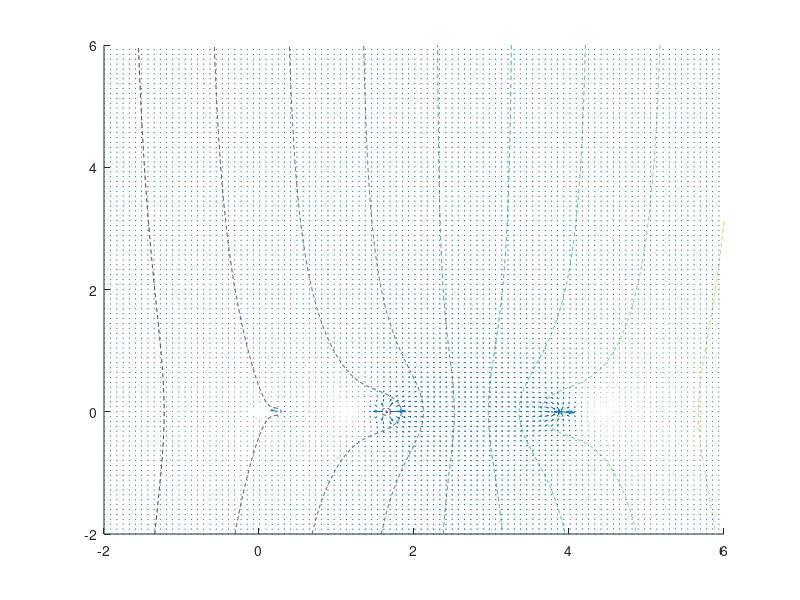

Recreate this plot in MATLAB. (Note: this script raises an error after producing the figure.)
%{
    modeling car as source + sink flow to see what the air is doing at
    location of crossbars. Taking that information and analyzing the Re at
    that location for the different levels of freestream velocity. Using
    this to find the CD and ultimately power required to move crossbars.

    You can run the whole script altogether but I would recomend running
    each section on their own. 
%}

clear
%% modeling car as source+sink potential flow
% These first lines of code were from the given code to plot the rankine
% oval using source and sinks. The numbers were just tweaked slightly
mind = -2;
maxd = 6;
n = 1000;

x = linspace(mind, maxd, n);
y = linspace(mind, maxd, n);
[X, Y] = meshgrid(x, y);

% I didn't tweak any of the mask stuff because I've never used it before
R = sqrt(X.^2 + Y.^2);
dec = 1:10:n;
mask = false(n, n);
mask(1:10:n, 1:10:n) = true;
mask(R < 0.1) = false;

% define freestream velocity
Vinfinity =5;     % m/s

% choose points where the sources and sinks will be places
x1s1 = 0.25;            % source 1 @ x = 0.25 m
x2s1 = x1s1 + 1.4;      % sink 1 will be 1.4 m after source

% locations of second source and sink
x1s2 = 3.75;            % source 2 @ x = 3.75 m
x2s2 = x1s2 + 0.125;    % sink 2 located 0.125 m after source

% lambdas I found to be most accurate model through trial and error
lambda1 = Vinfinity * 0.5;    % pair 1
lambda2 = Vinfinity * 4.0;    % pair 2

% defining different 'x' distances from sources and sinks
x1 = X - x1s1; x2 = X - x1s2; x3 = X - x2s1; x4 = X - x2s2;
% define the different potentials
phi3 = Vinfinity * X;
phi1 = (lambda1/(2*pi)).*log(((x1.^2+Y.^2)./(x2.^2+Y.^2)).^0.5);
phi2 = (lambda2/(2*pi)).*log(((x3.^2+Y.^2)./(x4.^2+Y.^2)).^0.5);
phi = phi3 + phi1 + phi2;

% u from derivative of psy, d/dy(psy)
u = (Vinfinity * ones(size(X))) + ...
    (lambda1/(2*pi)).* ...
    ((x1./(x1.^2+Y.^2))-(x2./(x2.^2+Y.^2))) +...
    (lambda2/(2*pi)).* ...
    ((x3./(x3.^2+Y.^2))-(x4./(x4.^2+Y.^2)));

% v from derivate of psy, d/dx(psy)
v = -1 .*( (lambda1/(2*pi)) .* ...
    ((Y./(x2.^2+Y.^2))-(Y./(x1.^2+Y.^2))) + ...
    (lambda2/(2*pi)) .* ...
    ((Y./(x4.^2+Y.^2))-(Y./(x3.^2+Y.^2))) );

% plotting streamlines, velocity, and potential. This is directly from the
% rankine oval code as well, I just tweaked it to plot more streamlines
start_x = ones(50, 1) * -1;
start_y = linspace(-1, 1, 50);
normalized_phi = phi - min(phi(:));
normalized_phi = normalized_phi / max(normalized_phi(:));
figure
hold on
contour(X, Y, phi, 50, '--', LineWidth=2)
quiver(X(mask), Y(mask), u(mask), v(mask), LineWidth=2)
streamline(X, Y, u, v, start_x, start_y)
legend('\phi', 'velocity', '\psi', fontsize=16)
axis equal
xlabel('x position (m)')
ylabel('y position (m)')
xlim([-1, 4])
ylim([-1.5,1.5])
title('freestream of 5 m/s')

% my attempt at obtaining the velocity field at point of interests
%{
myX = 2.15 ; myY = 1.14;
for i = 1:n
    tempX = X(i,i);
    testX = myX - tempX;
    if abs(testX) < 0.0001
        indexX = i;
        break
    end
end
for b = 1:n
    tempY = Y(b,b);
    testY = myY - tempY;
    if abs(testY) < 0.0001
        indexY = b;
        break
    end
end
%}

%% Finding Re and plotting the found properties
% freestream velocities
Vfstm = linspace(5, 30 , 6);
% 'u' found at point of first  crossbar
U = [7.37776 14.7555 22.1333 29.511 36.8888 44.2665];
% 'v' found at point of first 
V = [1.50424 3.00847 4.51271 6.01694 7.52118 9.02541];


% finding Re for each 'u'
% define constants
rho = 1.293; d = 0.03 ; mu = 1.729e-5;
Re = (rho * d)/mu ; Re = U .* Re;

% subplots
%{

figure(2);
% plotting u vs Vinf in top row
subplot(2,1,1)
plot(U ,Vfstm , 'mo', LineWidth = 2)
ylim([0 , 35])
xlabel('u (m/s)'); ylabel('Vinf (m/s)')
title('horizontal velocity components at crossbars')

% plotting v vs Vinf in bottom row
hold on;
subplot(2,1,2)
plot(V , Vfstm , 'mo' , LineWidth = 2)
ylim([0 , 35])
xlabel('v (m/s)'); ylabel('Vinf (m/s)')
title('vertical velocity components at crossbars')
%}
% plotting u and v vs Vinf on same plot with legend
figure(3);
subplot(2 , 1 ,1 )
plot(U ,Vfstm , 'mo', LineWidth = 2)
hold on
plot(V , Vfstm , 'ro' , LineWidth = 2)
hold off
ylim([0 , 35]); title('u & v vs. freestream')
legend('u','v'); ylabel('Vinf (m/s)'); xlabel('(m/s)')

% plotting Re under previous plot
hold on
subplot(2, 1 , 2)
plot(Re , U , 'ro' , LineWidth = 2)
ylim([0,50]); xlim([0,10.5^(5)])
ylabel('u (m/s)'); xlabel('Re'); title('Re vs. u')
hold off

% CD for each Re from graphs, lower and upper
upperCD = [1.0 1.0 1.0 1.0 1.0 1.0];
lowerCD = [0.7 0.7 0.7 0.7 0.7 0.7];
% calculating drag
qbar = 1/2 .* rho .* U.^2; s = 1.7 * 0.03;
upperD = upperCD .* qbar .* s; lowerD = lowerCD .* qbar .* s;
upperP = upperD .* U; lowerP = lowerD .* U;
% finding mean values for the cD, drag, and power
meanCD = (upperCD + lowerCD) ./ 2; meanD = (upperD + lowerD) ./ 2;
meanP = (upperP + lowerP) ./ 2 ;

% Plotting CD, D, and P vs freestream
figure(4);
% subplot top left corner for CD
subplot(2, 2, 1); plot(Vfstm, lowerCD, 'ro', LineWidth = 2)
hold on; plot(Vfstm, upperCD, 'mo', LineWidth = 2); hold off
hold on ; plot(Vfstm, meanCD, LineWidth = 2); hold off
xlim([0,35]); ylim([0,1.2]); title('freestream vs. cD')
xlabel('Vinf (m/s)'); ylabel('cD');legend('lower cD','upper cD','avg cD')

% subplot top right corner for drag
subplot(2, 2, 2); plot(Vfstm, lowerD, 'ro', LineWidth = 2)
hold on; plot(Vfstm, upperD, 'mo', LineWidth = 2); hold off
hold on; plot(Vfstm, meanD, LineWidth = 2); hold off
xlim([0,35]); ylim([0,70]); title('freestream vs. drag')
xlabel('Vinf (m/s)');ylabel('D (N)');legend('lower D','upper D','avg D')

% subplot bottom left corner for power
subplot(2,2,3); 
plot (Vfstm, lowerP, 'ro',Vfstm, upperP, 'mo',Vfstm,meanP,lineWidth = 2)
xlim([0 , 35]); ylim([0 , 3*10^3]); title('freestream vs. power')
xlabel('Vinf (m/s)');ylabel('P (W)');legend('lower P','upper P','avg P')




